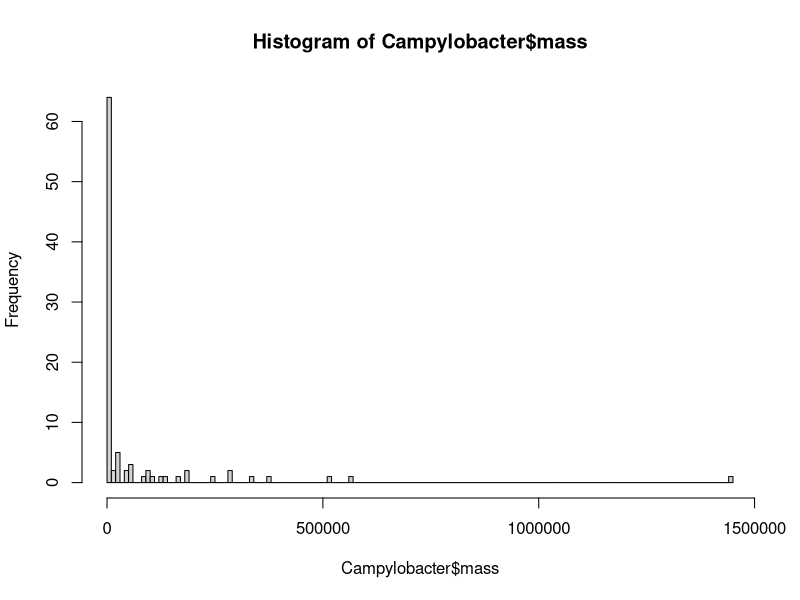

The R script that drew this image:
rm(list=ls()) # clears workspace


#load necessary packages
library(tidyverse)
library(reshape2)
library(tidyr)

Campylobacter <- read.csv("campylobacterreview_data.csv") #reads csv file from my meta-analysis data into workspace
head(Campylobacter) #first 6 rows
hist(Campylobacter$mass, breaks=150) #histogram of weights

Campylobacter$cjejuni <- as.factor(Campylobacter$cjejuni) #force cjejuni variable into a factor
levels(Campylobacter$cjejuni) #levels of cjejuni variable

Campylobacter$ccoli <- as.factor(Campylobacter$ccoli) #force ccoli variable into a factor
levels(Campylobacter$ccoli) #levels of ccoli variable

Campylobacter$campylobacter <- as.factor(Campylobacter$campylobacter) #force campylobacter variable into a factor
levels(Campylobacter$campylobacter) #levels of campylobacter variable

view(Campylobacter) #pulls up Campylobacter table

#group by campylobacter and mean mass (in grams)
Campylobacter %>%
  group_by(campylobacter) %>%
  summarise(mean.mass=mean(mass, na.rm=TRUE))

#group by cjejuni and mean mass (in grams)
Campylobacter %>%
  group_by(cjejuni) %>%
  summarise(mean.mass=mean(mass, na.rm=TRUE))

#group by ccoli and mean mass (in grams)
Campylobacter %>%
  group_by(ccoli) %>%
  summarise(mean.mass=mean(mass, na.rm=TRUE))



